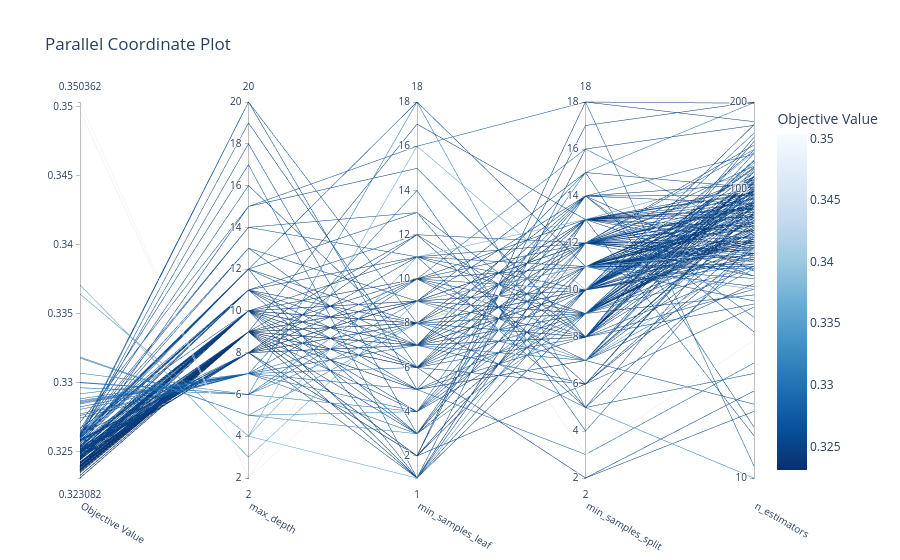

The cell this chart's notebook holds for it:
### Code cell
optuna.visualization.plot_parallel_coordinate(study)

### Figure 1 — Plotly figure (JSON) as saved in the notebook; plotly's stock layout.template omitted (floating-point values rounded to 4 significant figures; data arrays with more than 128 entries replaced by an {"elided": "..."} marker saying what was removed)
{"data": [{"dimensions": [{"label": "Objective Value", "range": [0.3231, 0.3504], "values": {"elided": "200 float values"}}, {"label": "max_depth", "range": [2, 20], "values": {"elided": "200 int values"}}, {"label": "min_samples_leaf", "range": [1, 18], "values": {"elided": "200 int values"}}, {"label": "min_samples_split", "range": [2, 18], "values": {"elided": "200 int values"}}, {"label": "n_estimators", "range": [1, 2.301], "ticktext": ["10", "100", "200"], "tickvals": [1, 2, 2.301], "values": {"elided": "200 float values"}}], "labelangle": 30, "labelside": "bottom", "line": {"color": {"elided": "200 float values"}, "colorbar": {"title": {"text": "Objective Value"}}, "colorscale": [[0, "rgb(247,251,255)"], [0.125, "rgb(222,235,247)"], [0.25, "rgb(198,219,239)"], [0.375, "rgb(158,202,225)"], [0.5, "rgb(107,174,214)"], [0.625, "rgb(66,146,198)"], [0.75, "rgb(33,113,181)"], [0.875, "rgb(8,81,156)"], [1, "rgb(8,48,107)"]], "reversescale": true, "showscale": true}, "type": "parcoords"}], "layout": {"autosize": true, "title": {"text": "Parallel Coordinate Plot"}}}
